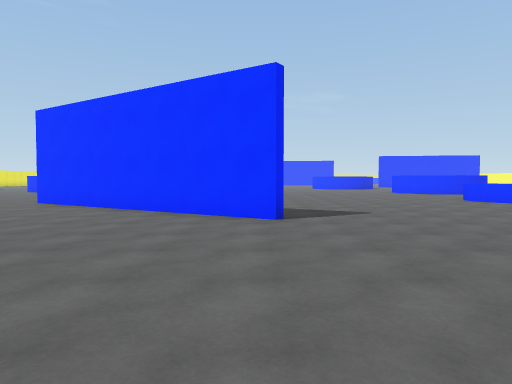
view 1 (above)

24 first-person views from a walk through a scene from a Unity 3-D project. The camera is 1.3 m above the floor, tilts 2° down and sees 70° across. The floor is counted in squares, 2 m on a side. Each view is taken from the middle of a square. On the plan, view 1 faces up. The plan holds only what a view shows up to about 11 squares ahead; the rest is blank. The place goes on beyond the plan. Some animated figures are not drawn.

view 2
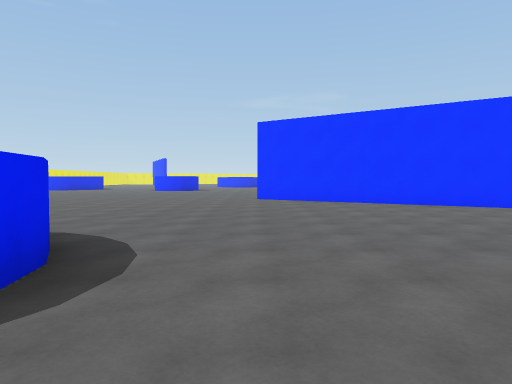

view 3
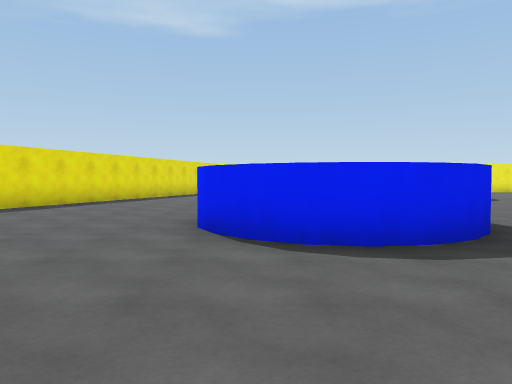

view 4
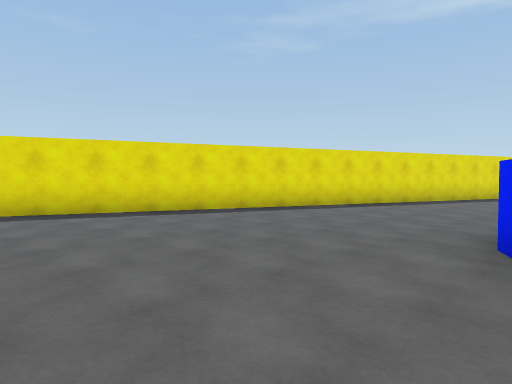

view 5
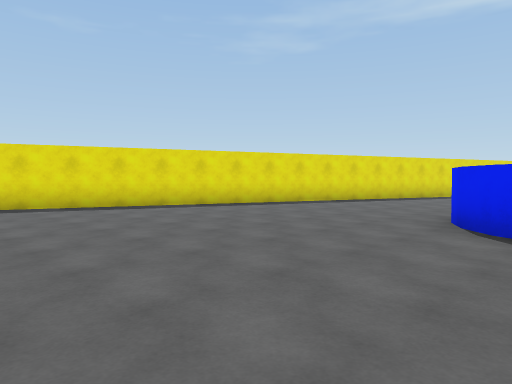

view 6
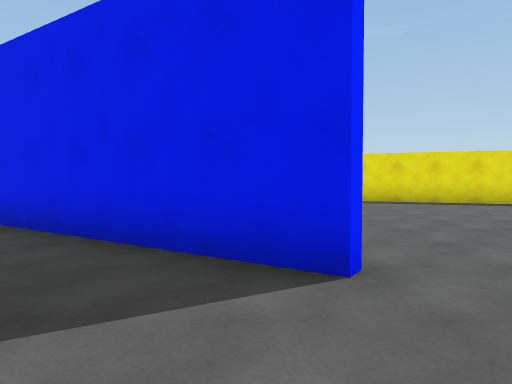

view 7
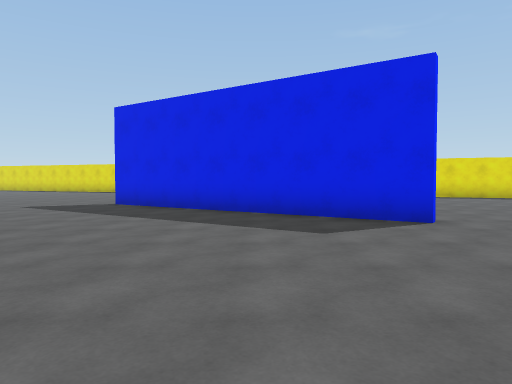

view 8
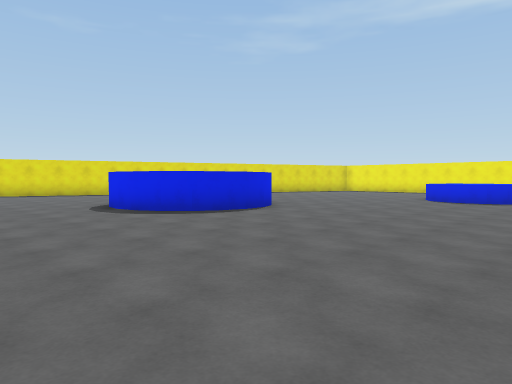

view 9
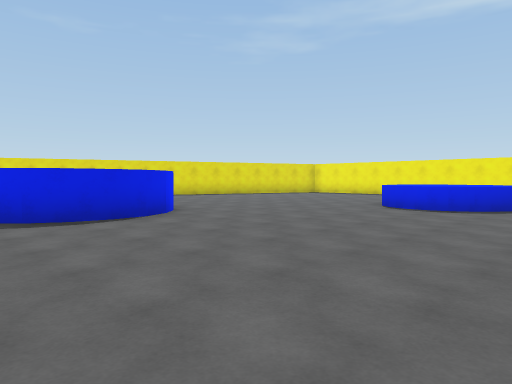

view 10
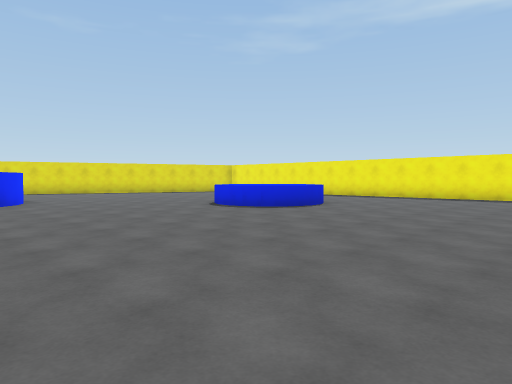

view 11
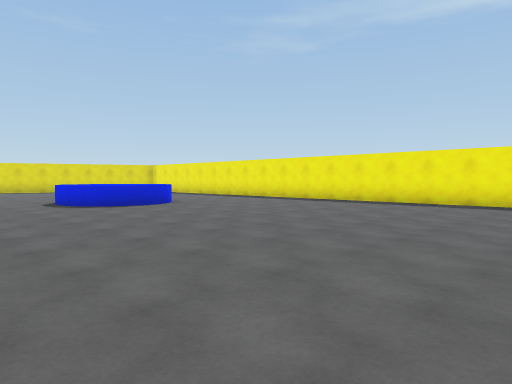

view 12
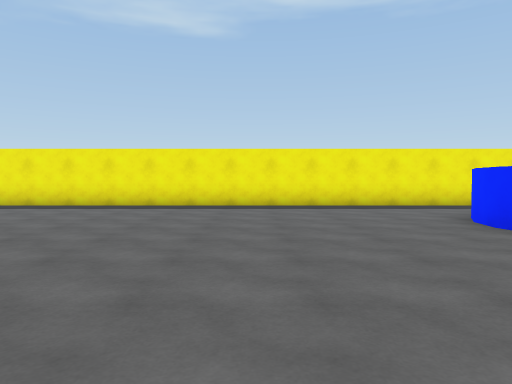

view 13
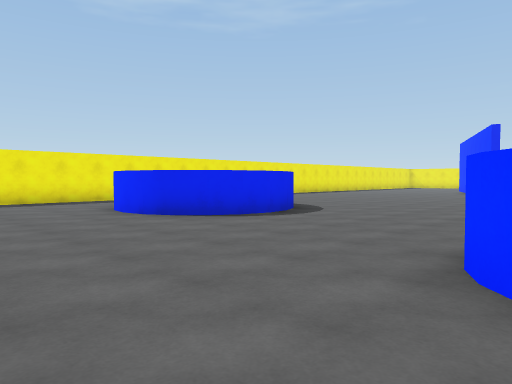

view 14
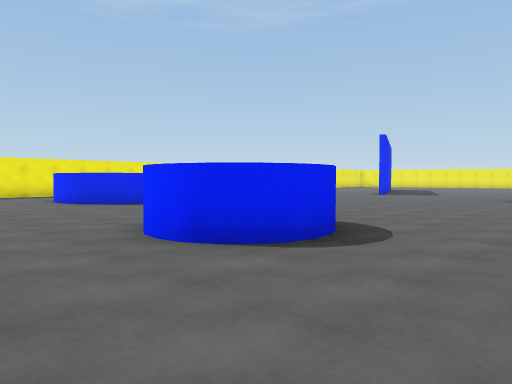

view 15
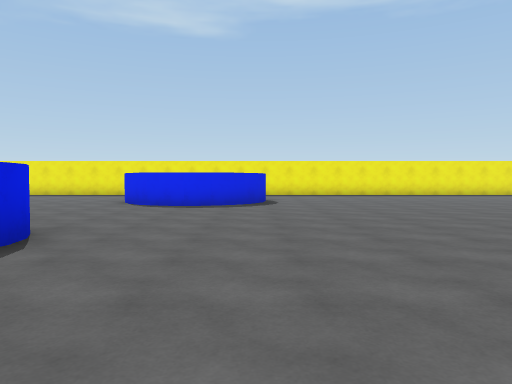

view 16
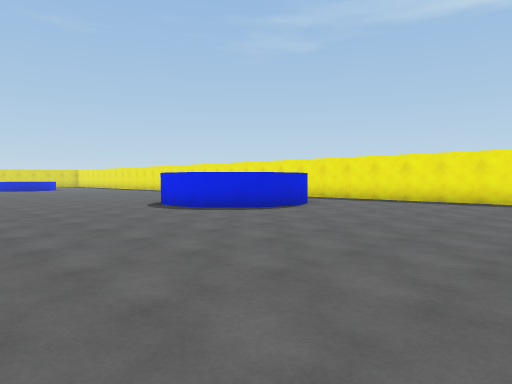

view 17
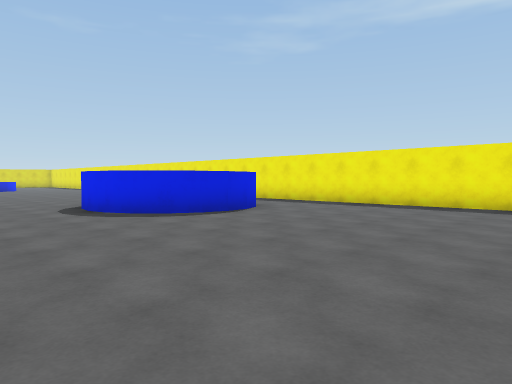

view 18
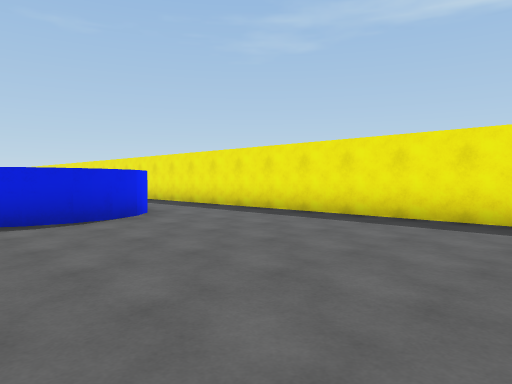

view 19
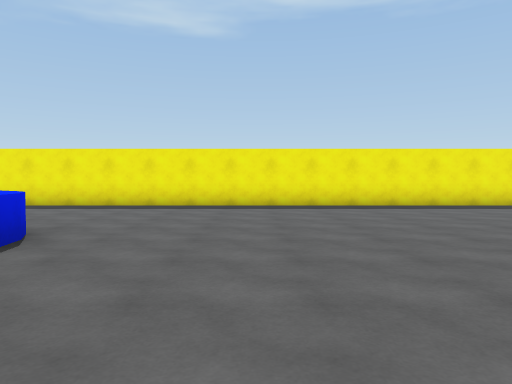

view 20
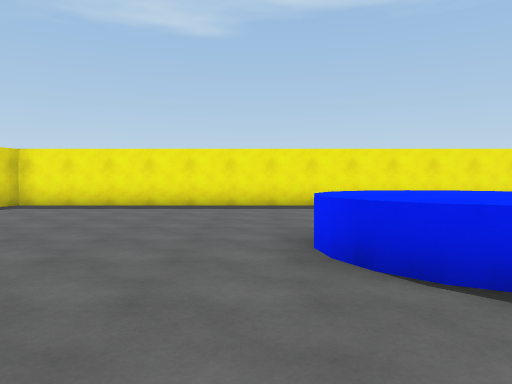

view 21
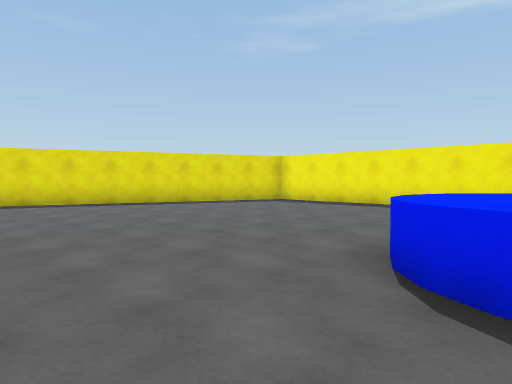

view 22
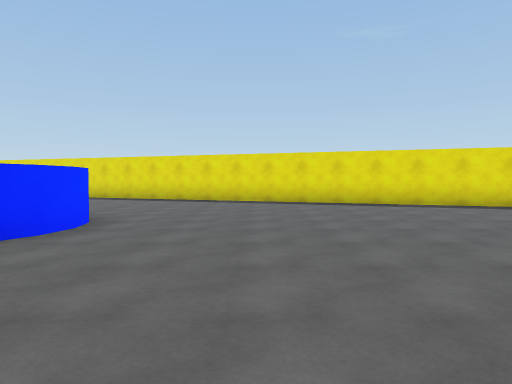

view 23
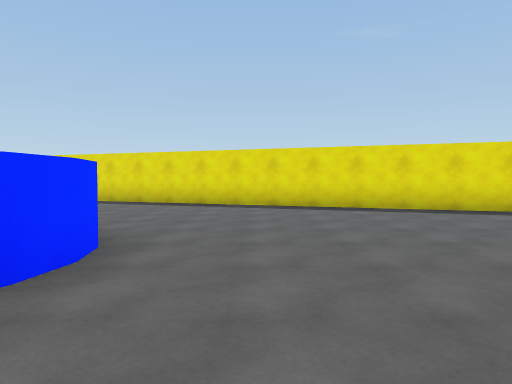

view 24
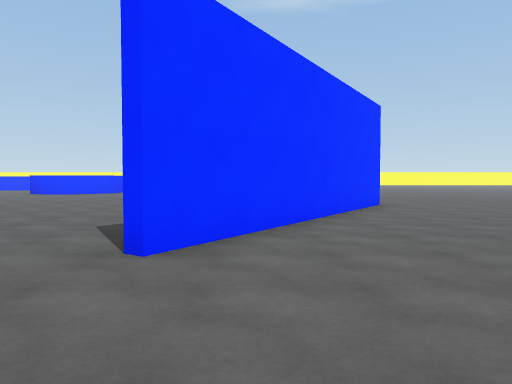

### Floor plan
Points are (right, up) in squares from view 1. A wall is a line through its corners. A room is listed if a view was taken in it or the views show most of it. See-through windows are left out.
Room 1 (views 1, 2, 3, 4, 5, 6, 7, 8, 9, 10, 11, 12, 13, 14, 15, 16, 17, 18, 19, 20, 21, 22, 23, 24)
walls: (-9.7, 18.4) (-10.4, 18); (-9.4, 18.7) (-10, 18.1); (-9.3, 19.1) (-9.8, 18.2) (-10.6, 18.1) (-11, 18.1); (-11.6, 18.5) (-11.8, 18.9); (0.4, 5.8) (-6, 10); (-9.4, 19.8) (-9.3, 19.3) (-9.4, 18.9); (-11.4, 20.3) (-11, 20.5) (-10.6, 20.6); (-11.5, -0.6) (-11.6, 0.1) (-11.5, 0.8) (-11.2, 1.4) (-10.8, 1.8) (-10.2, 2.1) (-9.6, 2.2) (-8.9, 2.1) (-8.4, 1.8) (-7.9, 1.3) (-7.6, 0.8) (-7.5, 0.2) (-7.6, -0.5) (-7.9, -1) (-8.4, -1.5) (-9, -1.8); (-0.7, -1.4) (5.7, -5.5); (-19.6, 22.4) (-19.1, 22.9) (-18.5, 23.2) (-17.9, 23.3) (-17.3, 23.2) (-16.7, 22.9) (-16.3, 22.5) (-16, 21.9) (-15.9, 21.2) (-16, 20.6) (-16.2, 20.1) (-16.7, 19.6) (-17.3, 19.3) (-17.9, 19.2) (-18.5, 19.3) (-19.2, 19.6); (-20, -3.6) (-4, -9.5); (-22, 28) (-22, -2.9) (-21.6, -3)
low walls: (-15.1, 5.8) (-15, 5) (-15.1, 4.3) (-15.7, 3.7); (-14.9, 4.8) (-15.3, 4); (-16, 6.5) (-15.6, 6.3); (-17.2, 6.4) (-16.4, 6.6) (-15.7, 6.4) (-15.2, 5.9) (-15, 5.5); (-15.6, 3.8) (-16, 3.6) (-16.5, 3.5); (-17.7, 5.9) (-17.3, 6.3) (-16.9, 6.5)

Where each view was taken, in squares from view 1:
view 1: 0 up, 0 right, facing up
view 2: 2 down, 6 left, facing up
view 3: 1 down, 4 left, facing left
view 4: 1 down, 5 left, facing down-left
view 5: 0 up, 3 left, facing down-left
view 6: 1 up, 0 right, facing down
view 7: 4 up, 2 right, facing down
view 8: 8 up, 4 left, facing down-left
view 9: 8 up, 7 left, facing down-left
view 10: 12 up, 9 left, facing down-left
view 11: 15 up, 12 left, facing down-left
view 12: 16 up, 13 left, facing left
view 13: 16 up, 11 left, facing up-left
view 14: 16 up, 7 left, facing up-left
view 15: 23 up, 7 left, facing left
view 16: 29 up, 11 left, facing down-left
view 17: 29 up, 13 left, facing down-left
view 18: 29 up, 16 left, facing down-left
view 19: 9 up, 13 left, facing left
view 20: 3 up, 13 left, facing left
view 21: 5 up, 13 left, facing down-left
view 22: 5 up, 14 left, facing down
view 23: 3 up, 13 left, facing down
view 24: 9 up, 9 left, facing right
